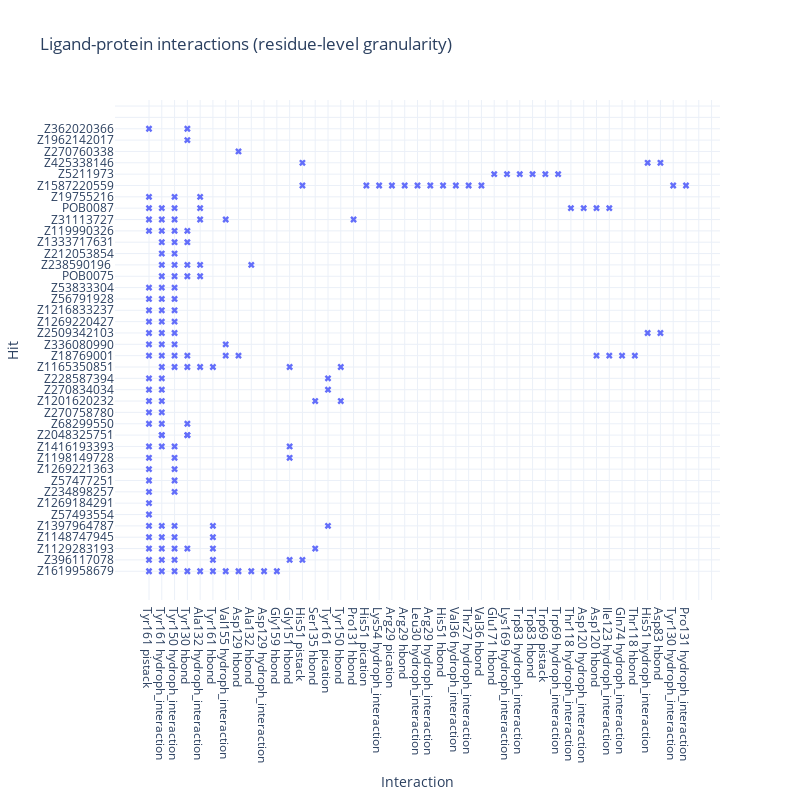

This figure's notebook cell:
### Code cell
long = pd.DataFrame([(xcode2zcode[re.search(r'(x\d+)', name).group(1)], col) for name, row in d.iterrows() for col, v in row.items() if v], columns=['Hit', 'Interaction'])

fig = px.scatter(long, x='Interaction', y='Hit', 
                 template='plotly_white',
                 title='Ligand-protein interactions (residue-level granularity)', height=800, width=800)
fig.update_traces(marker=dict(symbol='x'))
fig.update_xaxes(tickmode='array', tickvals=list(range(len(jaccard.columns))))
fig.update_yaxes(tickmode='array', tickvals=list(range(len(jaccard.index))))
fig.update_coloraxes(showscale=False)

### Figure 1 — Plotly figure (JSON) as saved in the notebook; plotly's stock layout.template omitted (floating-point values rounded to 4 significant figures; data arrays with more than 128 entries replaced by an {"elided": "..."} marker saying what was removed)
{"data": [{"hovertemplate": "Interaction=%{x}<br>Hit=%{y}<extra></extra>", "legendgroup": "", "marker": {"color": "#636efa", "symbol": "x"}, "mode": "markers", "name": "", "orientation": "v", "showlegend": false, "type": "scatter", "x": {"elided": "165 str values"}, "xaxis": "x", "y": {"elided": "165 str values"}, "yaxis": "y"}], "layout": {"coloraxis": {"showscale": false}, "height": 800, "legend": {"tracegroupgap": 0}, "title": {"text": "Ligand-protein interactions (residue-level granularity)"}, "width": 800, "xaxis": {"anchor": "y", "autorange": true, "domain": [0, 1], "range": [-2.663, 44.66], "tickmode": "array", "tickvals": [0, 1, 2, 3, 4, 5, 6, 7, 8, 9, 10, 11, 12, 13, 14, 15, 16, 17, 18, 19, 20, 21, 22, 23, 24, 25, 26, 27, 28, 29, 30, 31, 32, 33, 34, 35, 36, 37, 38, 39, 40, 41, 42, 43, 44], "title": {"text": "Interaction"}, "type": "category"}, "yaxis": {"anchor": "x", "autorange": true, "domain": [0, 1], "range": [-2.545, 41.54], "tickmode": "array", "tickvals": [0, 1, 2, 3, 4, 5, 6, 7, 8, 9, 10, 11, 12, 13, 14, 15, 16, 17, 18, 19, 20, 21, 22, 23, 24, 25, 26, 27, 28, 29, 30, 31, 32, 33, 34, 35, 36, 37, 38, 39, 40, 41, 42, 43, 44], "title": {"text": "Hit"}, "type": "category"}}}
